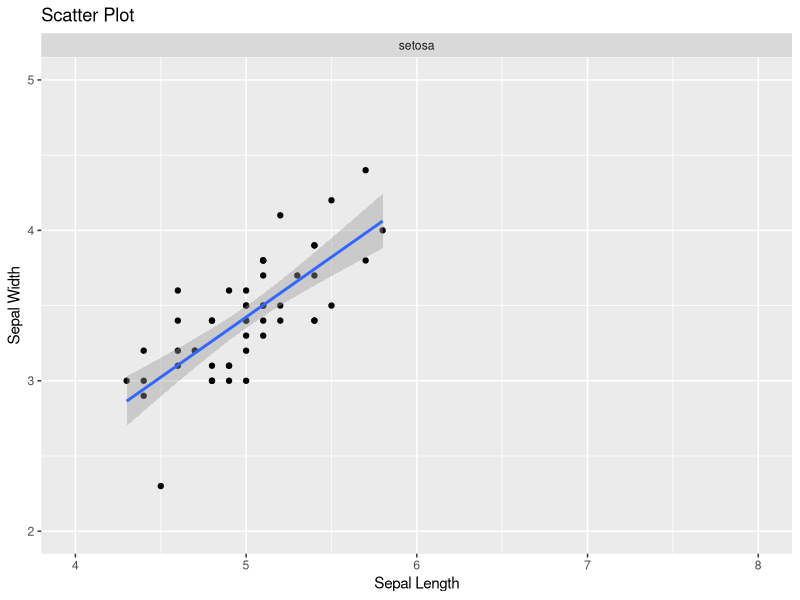

Generate this figure with R:
install.packages(ggplot2)
library(ggplot2)
View(data("iris"))
setosa<-subset(iris,Species=="setosa")

sepal_data = setosa[,c("Sepal.Length","Sepal.Width")]
View(sepal_data)

ggplot(setosa,aes(x = Sepal.Length,y=Sepal.Width))+geom_point()+
  labs(x="Sepal Length",y="Sepal Width",title = "Scatter Plot")+facet_wrap(~Species)+
  geom_smooth(method = 'lm')+coord_cartesian(xlim = c(4,8),ylim = c(2,5))
 
